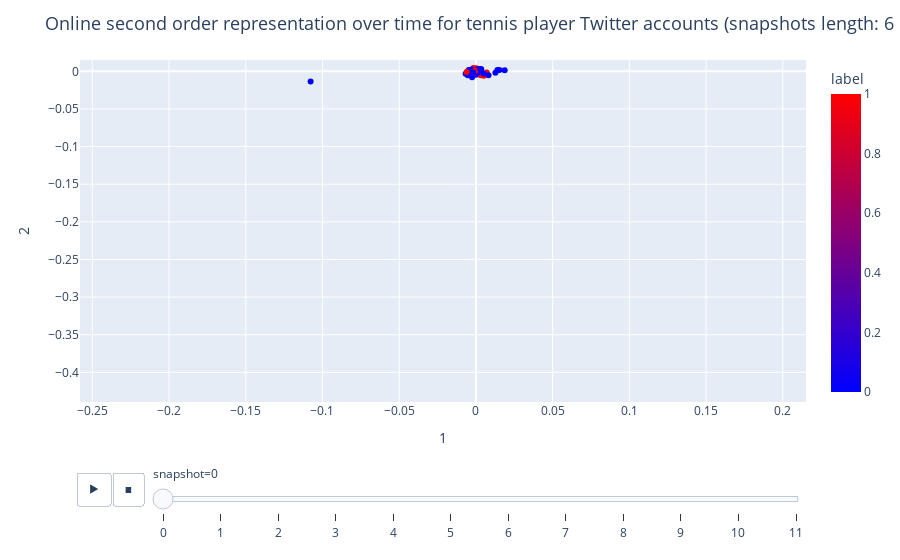

The notebook cell this image was saved under:
### Code cell
fig_so

### Figure 1 — Plotly figure (JSON) as saved in the notebook; plotly's stock layout.template omitted (floating-point values rounded to 4 significant figures)
{"data": [{"hovertemplate": "<b>%{hovertext}</b><br><br>snapshot=0<br>1=%{x}<br>2=%{y}<br>label=%{marker.color}<extra></extra>", "hovertext": ["Svetlana Kuznetsova<br>2017-05-28<br>Women's Singles - Round 1<br>Suzanne-Lenglen Court<br>Match id: 2", "Philipp Kohlschreiber<br>2017-05-28", "Paul-Henri Mathieu<br>2017-05-28", "Nick Kyrgios<br>2017-05-28", "Garbiñe Muguruza<br>2017-05-28", "Federico Delbonis<br>2017-05-28", "Feliciano Lopez<br>2017-05-28", "Juan Martin Del Potro<br>2017-05-28", "Henri Leconte<br>2017-05-28", "Andy Murray<br>2017-05-28", "Horacio Zeballos<br>2017-05-28<br>Men's Singles - Round 1<br>Suzanne-Lenglen Court<br>Match id: 1", "Tomas Berdych<br>2017-05-28", "Marion Bartoli<br>2017-05-28", "Madison Keys<br>2017-05-28", "David Goffin<br>2017-05-28", "Pablo Cuevas<br>2017-05-28", "Guido Pella<br>2017-05-28", "Jack Sock<br>2017-05-28", "Dominic Thiem<br>2017-05-28<br>Men's Singles - Round 1<br>Suzanne-Lenglen Court<br>Match id: 3", "Samantha Stosur<br>2017-05-28", "Timea Bacsinszky<br>2017-05-28<br>Women's Singles - Round 1<br>Court 17<br>Match id: 1", "Novak Djokovic<br>2017-05-28", "Simona Halep<br>2017-05-28", "Agnieszka Radwanska<br>2017-05-28", "Nicolas Jarry<br>2017-05-28", "Francesca Schiavone<br>2017-05-28", "Elina Svitolina<br>2017-05-28", "Jo-Wilfried Tsonga<br>2017-05-28", "Karolina Pliskova<br>2017-05-28", "Coco Vandeweghe<br>2017-05-28", "Rafael Nadal<br>2017-05-28", "Stefanos Tsitsipas<br>2017-05-28<br>Men's Singles - Round 1<br>Court 3<br>Match id: 2", "Andre Sa<br>2017-05-28", "Milos Raonic<br>2017-05-28", "Roberta Vinci<br>2017-05-28<br>Women's Singles - Round 1<br>Court 2<br>Match id: 1", "Andrey Rublev<br>2017-05-28", "Richard Gasquet<br>2017-05-28", "Angelique Kerber<br>2017-05-28<br>Women's Singles - Round 1<br>Philippe-Chatrier Court<br>Match id: 2", "Grigor Dimitrov<br>2017-05-28<br>Men's Singles - Round 1<br>Philippe-Chatrier Court<br>Match id: 3", "David Ferrer<br>2017-05-28", "Martina Navratilova<br>2017-05-28", "Venus Williams<br>2017-05-28<br>Women's Singles - Round 1<br>Suzanne-Lenglen Court<br>Match id: 4", "Eugenie Bouchard<br>2017-05-28", "Petra Kvitova<br>2017-05-28<br>Women's Singles - Round 1<br>Philippe-Chatrier Court<br>Match id: 1", "Conchita Martinez<br>2017-05-28", "Johanna Konta<br>2017-05-28", "Lucas Pouille<br>2017-05-28<br>Men's Singles - Round 1<br>Philippe-Chatrier Court<br>Match id: 4", "Stan Wawrinka<br>2017-05-28", "Alex Corretja<br>2017-05-28", "Santiago Gonzalez<br>2017-05-28", "Amanda Anisimova<br>2017-05-28<br>Women's Singles - Round 1<br>Court 6<br>Match id: 3", "Kristina Mladenovic<br>2017-05-28", "Monica Puig<br>2017-05-28<br>Women's Singles - Round 1<br>Court 2<br>Match id: 1", "Daria Gavrilova<br>2017-05-28", "Sania Mirza<br>2017-05-28", "Kei Nishikori<br>2017-05-28", "Caroline Wozniacki<br>2017-05-28"], "ids": [102652835, 104294006, 1044227084, 1110553549, 118779247, 134906432, 138358313, 139556944, 14056125, 14123683, 146613488, 1484787162, 1490817636, 1601451361, 1612711830, 162187399, 174876254, 186668655, 2223114825, 2455053222, 2498274386, 259925559, 2602158362, 275115103, 2847445620, 2913792699, 295610884, 297380894, 2997502061, 340548756, 344634424, 348332740, 351625171, 35441526, 410232624, 446304475, 459954236, 481461757, 48348735, 485511296, 506429053, 50725573, 52818366, 533202479, 57165979, 594029345, 632089798, 65187067, 726543308, 74361297, 826220690441437200, 830685463, 847389421, 850660369, 87174678, 87769890, 94166168], "legendgroup": "", "marker": {"color": [1, 0, 0, 0, 0, 0, 0, 0, 0, 0, 1, 0, 0, 0, 0, 0, 0, 0, 1, 0, 1, 0, 0, 0, 0, 0, 0, 0, 0, 0, 0, 1, 0, 0, 1, 0, 0, 1, 1, 0, 0, 1, 0, 1, 0, 0, 1, 0, 0, 0, 1, 0, 1, 0, 0, 0, 0], "coloraxis": "coloraxis", "symbol": "circle"}, "mode": "markers", "name": "", "orientation": "v", "showlegend": false, "type": "scatter", "x": [0.004319, -0.003051, 0.002927, 4.335e-05, 0.002742, -0.002531, 0.005225, 0.002772, 0.002839, 0.001923, -0.003853, -0.0003739, -0.006704, -0.001853, 0.01534, -0.005333, 0.0005794, 7.594e-06, -0.001466, 0.002497, -2.503e-05, -0.003386, 0.01875, 0.002443, 0.0008103, -0.003015, 0.01271, -0.004568, 0.001958, 0.001771, -0.002509, -0.001643, 0.003472, 0.01404, -0.001575, 0.00252, -0.002575, -0.001585, 0.007077, 0.003005, -0.004172, 0.005163, -0.1077, 0.0002652, 0.001042, -0.003708, 0.00324, 0.001227, -0.005409, 0.003349, -0.0003594, 0.008187, -0.006037, -0.001853, -0.001932, 0.004947, 0.002757], "xaxis": "x", "y": [-0.00507, -0.004231, -0.003731, -0.004568, 0.002747, -0.001553, -0.004106, -0.0001044, -0.001575, -0.003652, 0.0008688, -0.003301, -0.003128, -0.001642, 0.00181, -0.005312, 0.002806, 0.0003843, 0.001177, 0.0001823, 0.0009021, -0.003623, 0.001362, -0.002271, 0.0008907, -0.004557, -0.002026, 0.001852, -0.003751, -0.000699, -0.007782, -0.002014, 0.002812, 0.00166, 0.004267, 0.002335, 0.002655, -0.001875, -0.001417, 0.002268, 0.001756, -0.005944, -0.01355, 0.004005, 0.002367, -0.000629, -0.005129, -0.001872, -0.0001388, 0.00232, 0.0009212, -0.005112, -0.0007431, -0.00178, -0.001585, -0.002865, 0.003151], "yaxis": "y"}], "layout": {"coloraxis": {"colorbar": {"title": {"text": "label"}}, "colorscale": [[0, "rgb(0,0,255)"], [1, "rgb(255,0,0)"]]}, "legend": {"tracegroupgap": 0}, "margin": {"t": 60}, "showlegend": false, "sliders": [{"active": 0, "currentvalue": {"prefix": "snapshot="}, "len": 0.9, "pad": {"b": 10, "t": 60}, "steps": [{"args": [["0"], {"frame": {"duration": 0, "redraw": false}, "fromcurrent": true, "mode": "immediate", "transition": {"duration": 0, "easing": "linear"}}], "label": "0", "method": "animate"}, {"args": [["1"], {"frame": {"duration": 0, "redraw": false}, "fromcurrent": true, "mode": "immediate", "transition": {"duration": 0, "easing": "linear"}}], "label": "1", "method": "animate"}, {"args": [["2"], {"frame": {"duration": 0, "redraw": false}, "fromcurrent": true, "mode": "immediate", "transition": {"duration": 0, "easing": "linear"}}], "label": "2", "method": "animate"}, {"args": [["3"], {"frame": {"duration": 0, "redraw": false}, "fromcurrent": true, "mode": "immediate", "transition": {"duration": 0, "easing": "linear"}}], "label": "3", "method": "animate"}, {"args": [["4"], {"frame": {"duration": 0, "redraw": false}, "fromcurrent": true, "mode": "immediate", "transition": {"duration": 0, "easing": "linear"}}], "label": "4", "method": "animate"}, {"args": [["5"], {"frame": {"duration": 0, "redraw": false}, "fromcurrent": true, "mode": "immediate", "transition": {"duration": 0, "easing": "linear"}}], "label": "5", "method": "animate"}, {"args": [["6"], {"frame": {"duration": 0, "redraw": false}, "fromcurrent": true, "mode": "immediate", "transition": {"duration": 0, "easing": "linear"}}], "label": "6", "method": "animate"}, {"args": [["7"], {"frame": {"duration": 0, "redraw": false}, "fromcurrent": true, "mode": "immediate", "transition": {"duration": 0, "easing": "linear"}}], "label": "7", "method": "animate"}, {"args": [["8"], {"frame": {"duration": 0, "redraw": false}, "fromcurrent": true, "mode": "immediate", "transition": {"duration": 0, "easing": "linear"}}], "label": "8", "method": "animate"}, {"args": [["9"], {"frame": {"duration": 0, "redraw": false}, "fromcurrent": true, "mode": "immediate", "transition": {"duration": 0, "easing": "linear"}}], "label": "9", "method": "animate"}, {"args": [["10"], {"frame": {"duration": 0, "redraw": false}, "fromcurrent": true, "mode": "immediate", "transition": {"duration": 0, "easing": "linear"}}], "label": "10", "method": "animate"}, {"args": [["11"], {"frame": {"duration": 0, "redraw": false}, "fromcurrent": true, "mode": "immediate", "transition": {"duration": 0, "easing": "linear"}}], "label": "11", "method": "animate"}], "x": 0.1, "xanchor": "left", "y": 0, "yanchor": "top"}], "title": {"font": {"size": 18}, "text": "Online second order representation over time for tennis player Twitter accounts (snapshots length: 6 hours)"}, "updatemenus": [{"buttons": [{"args": [null, {"frame": {"duration": 1000, "redraw": false}, "fromcurrent": true, "mode": "immediate", "transition": {"duration": 500, "easing": "linear"}}], "label": "&#9654;", "method": "animate"}, {"args": [[null], {"frame": {"duration": 0, "redraw": false}, "fromcurrent": true, "mode": "immediate", "transition": {"duration": 0, "easing": "linear"}}], "label": "&#9724;", "method": "animate"}], "direction": "left", "pad": {"r": 10, "t": 70}, "showactive": false, "type": "buttons", "x": 0.1, "xanchor": "right", "y": 0, "yanchor": "top"}], "xaxis": {"anchor": "y", "domain": [0, 1], "range": [-0.258, 0.2151], "title": {"text": "1"}}, "yaxis": {"anchor": "x", "domain": [0, 1], "range": [-0.4394, 0.01506], "title": {"text": "2"}}}}
